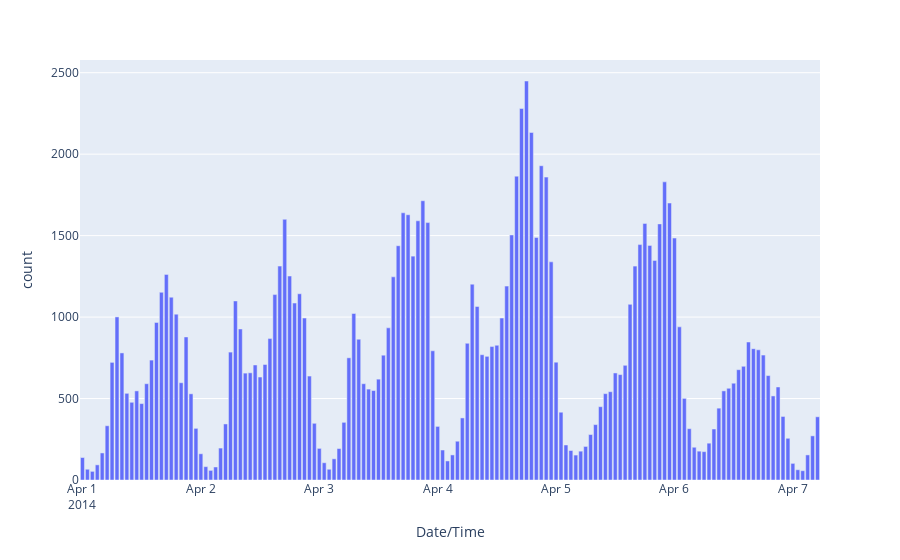

Notebook source saved alongside this figure:
### Code cell
df = uber_apr14.groupby([pd.Grouper(key='Date/Time',freq='H')]).size().reset_index(name='count')
fig = px.bar(df[:150], x='Date/Time', y="count")
fig.show()

### Figure 1 — Plotly figure (JSON) as saved in the notebook; plotly's stock layout.template omitted (floating-point values rounded to 4 significant figures; data arrays with more than 128 entries replaced by an {"elided": "..."} marker saying what was removed)
{"data": [{"alignmentgroup": "True", "hovertemplate": "Date/Time=%{x}<br>count=%{y}<extra></extra>", "legendgroup": "", "marker": {"color": "#636efa", "pattern": {"shape": ""}}, "name": "", "offsetgroup": "", "orientation": "v", "showlegend": false, "textposition": "auto", "type": "bar", "x": {"elided": "150 str values"}, "xaxis": "x", "y": {"elided": "150 int values"}, "yaxis": "y"}], "layout": {"barmode": "relative", "legend": {"tracegroupgap": 0}, "margin": {"t": 60}, "xaxis": {"anchor": "y", "domain": [0, 1], "title": {"text": "Date/Time"}}, "yaxis": {"anchor": "x", "domain": [0, 1], "title": {"text": "count"}}}}
